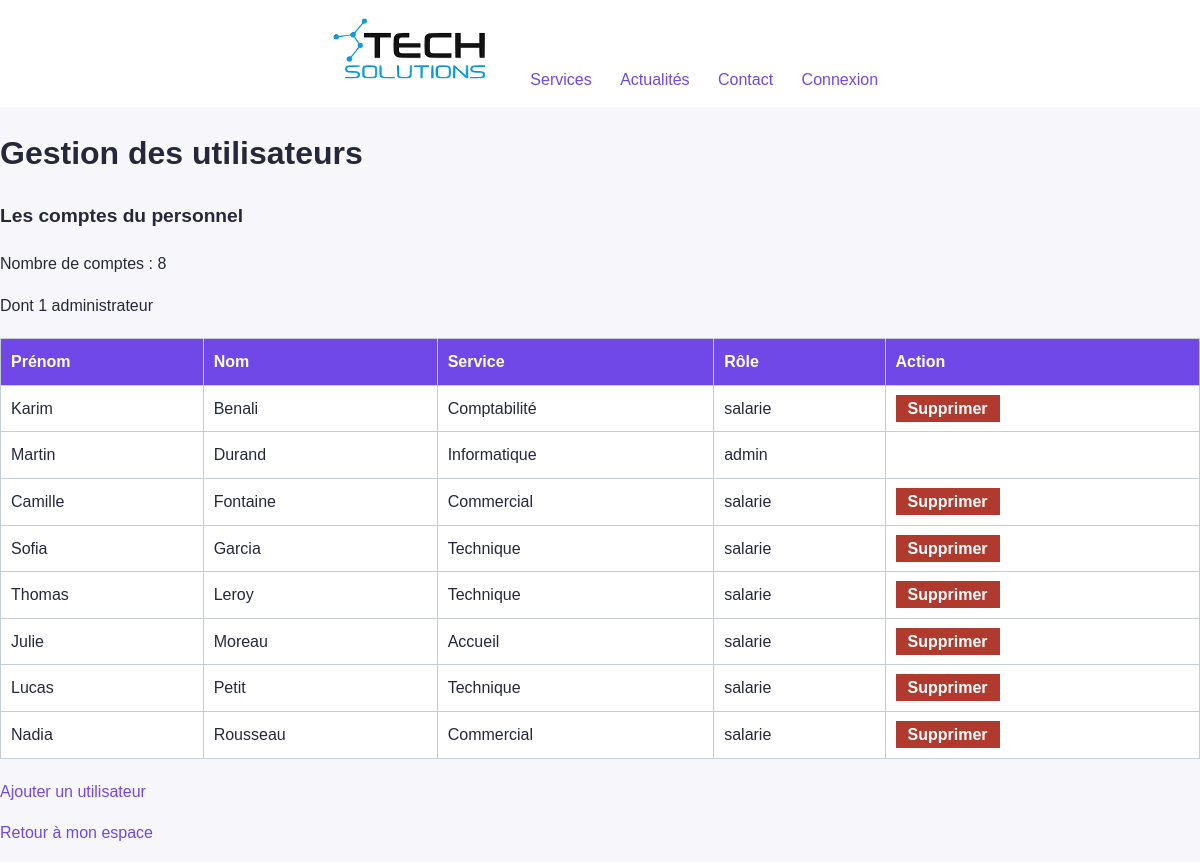
The page /utilisateurs.php (signed in) on the database its author committed.
### tables this page shows
CREATE TABLE `utilisateurs` (
  `id` int(11) NOT NULL AUTO_INCREMENT,
  `identifiant` varchar(30) NOT NULL,
  `mot_de_passe` varchar(255) NOT NULL,
  `prenom` varchar(50) NOT NULL,
  `nom` varchar(50) NOT NULL,
  `service` varchar(50) NOT NULL,
  `role` varchar(10) NOT NULL,
  PRIMARY KEY (`id`),
  UNIQUE KEY `identifiant` (`identifiant`)
);

### utilisateurs.php (the view, shortened to what this page needs)
<?php
require "inc/bdd.php";
$requete = $pdo->query("SELECT id, prenom, nom, service, role FROM utilisateurs ORDER BY nom");
$utilisateurs = $requete->fetchAll();
$nombreAdministrateurs = $pdo->query("SELECT COUNT(*) AS total FROM utilisateurs WHERE role = 'admin'")->fetchColumn();
?>
<!DOCTYPE html>
<html lang="fr">
<head>
  <link rel="stylesheet" href="css/css.css">
</head>
<body>
  <nav class="navigation">
    <a href="index.php"><img src="images/logo.png" alt="TechSolutions" class="logo"></a>
    <a href="services.php">Services</a>
    <a href="pages/informations/actualites.html">Actualités</a>
    <a href="pages/informations/contact.php">Contact</a>
    <a href="pages/compte/connexion.php">Connexion</a>
  </nav>
  <main>
    <h1>Gestion des utilisateurs</h1>
    <p class="slogan">Les comptes du personnel</p>
    <p>Nombre de comptes : <?php echo count($utilisateurs); ?></p>
    <p>Dont <?php echo (int) $nombreAdministrateurs; ?> administrateur</p>
    <table>
      <tr>
        <th>Prénom</th>
        <th>Nom</th>
        <th>Service</th>
        <th>Rôle</th>
        <th>Action</th>
      </tr>
      <?php foreach ($utilisateurs as $u) { ?>
      <tr>
        <td><?php echo htmlspecialchars($u["prenom"]); ?></td>
        <td><?php echo htmlspecialchars($u["nom"]); ?></td>
        <td><?php echo htmlspecialchars($u["service"]); ?></td>
        <td><?php echo htmlspecialchars($u["role"]); ?></td>
        <td>
          <?php if ((int) $u["id"] != (int) $_SESSION["id"]) { ?>
          <a class="bouton-supprimer" href="confirmer.php?id=<?php echo (int) $u["id"]; ?>">Supprimer</a>
          <?php } ?>
        </td>
      </tr>
      <?php } ?>
    </table>
    <p><a href="ajouter.php">Ajouter un utilisateur</a></p>
    <p><a href="espace.php">Retour à mon espace</a></p>
  </main>
</body>
</html>

### css/css.css (style rules this page uses)
body { margin: 0; color: #25283a; background: #f7f7fb; font-family: Arial, sans-serif; line-height: 1.6; }
.navigation { text-align: center; padding: 14px; background: white; }
.navigation a { display: inline-block; margin: 0 12px; }
a { color: #7048e8; text-decoration: none; }
.logo { display: block; width: 180px; height: auto; }
.formulaire button, button.bouton, .bouton-supprimer { border: 0; color: white; background-color: #e67e22; font-weight: bold; padding: 10px 20px; cursor: pointer; }
.bouton-supprimer { background-color: #b03a2e; padding: 5px 12px; }
.slogan { font-size: 1.2em; font-weight: bold; }
table { width: 100%; margin: 20px auto; border-collapse: collapse; background: white; }
th { color: white; background: #7048e8; }
th, td { padding: 10px; border: 1px solid #c5ccd3; text-align: left; }

### rows shown on the page
utilisateurs: prenom "Karim", nom "Benali", service "Comptabilité", role "salarie"
utilisateurs: prenom "Martin", nom "Durand", service "Informatique", role "admin"
utilisateurs: prenom "Camille", nom "Fontaine", service "Commercial", role "salarie"
utilisateurs: prenom "Sofia", nom "Garcia", service "Technique", role "salarie"
utilisateurs: prenom "Thomas", nom "Leroy", service "Technique", role "salarie"
utilisateurs: prenom "Julie", nom "Moreau", service "Accueil", role "salarie"
utilisateurs: prenom "Lucas", nom "Petit", service "Technique", role "salarie"
utilisateurs: prenom "Nadia", nom "Rousseau", service "Commercial", role "salarie"

### other values the page prints
count($utilisateurs) "8"
$nombreAdministrateurs "1"
